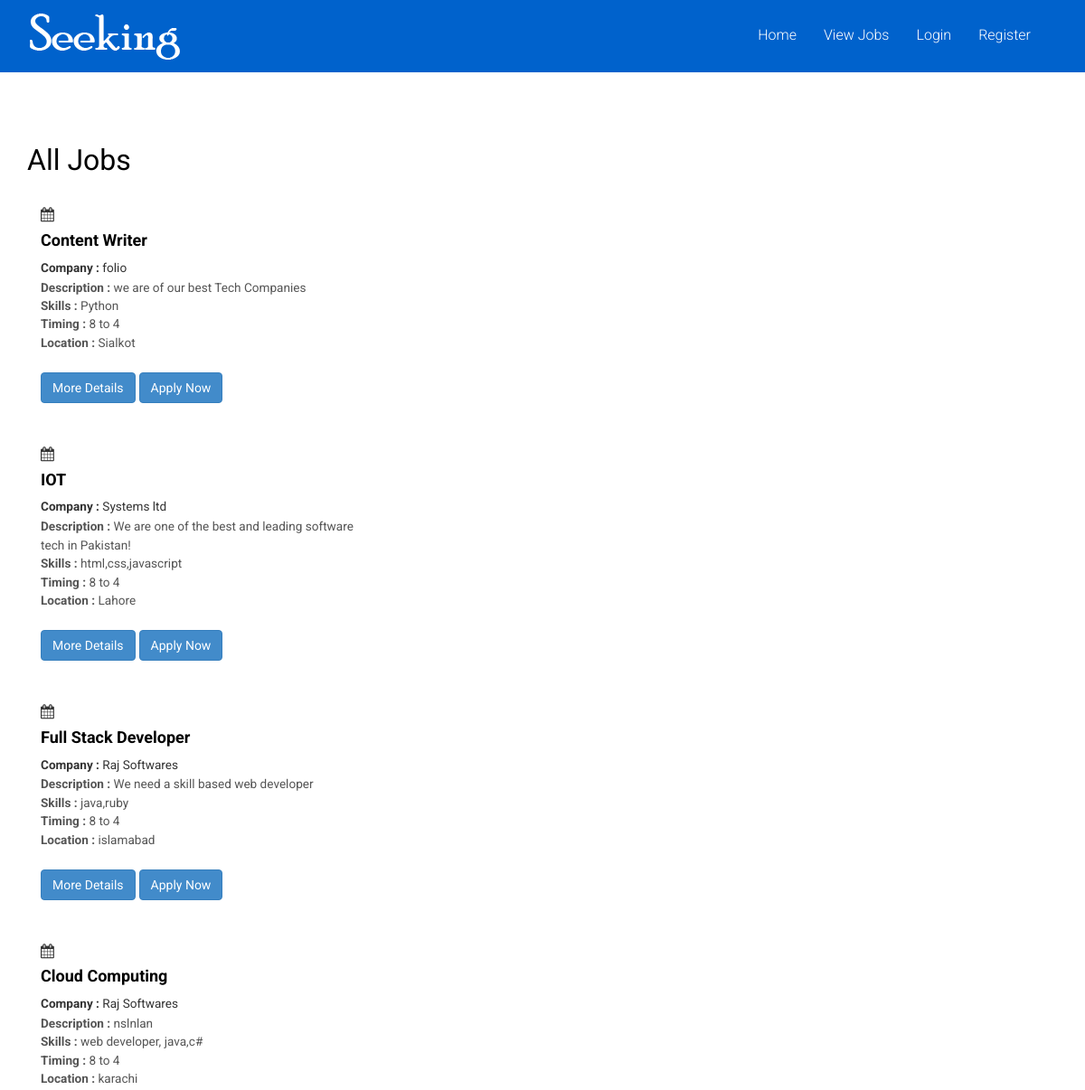
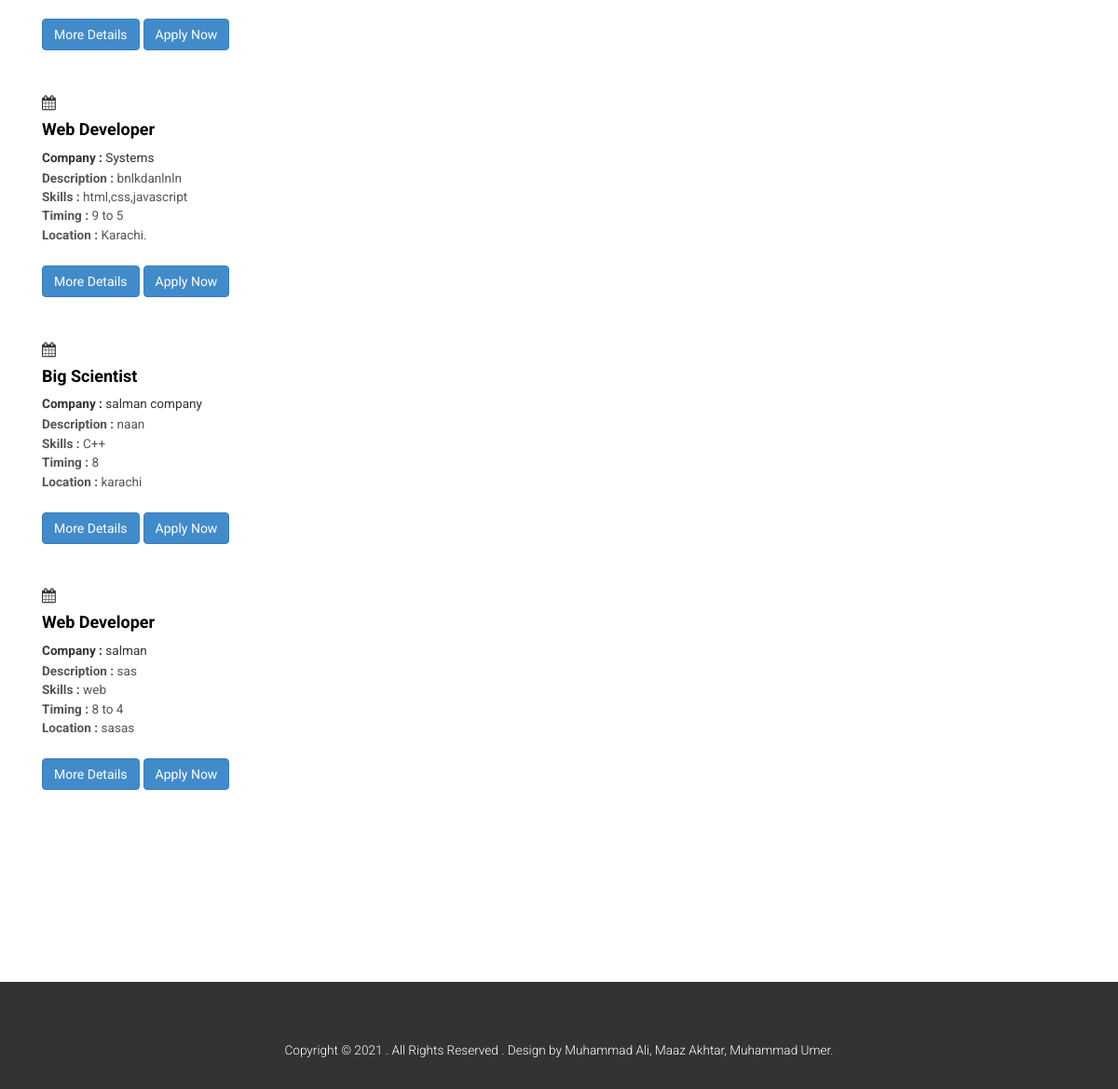
Screenshot of /viewjobs.php with the database file from the repository (2 pictures, top to bottom).
### tables this page shows
CREATE TABLE `jobs` (
  `jobid` int(11) NOT NULL,
  `name` varchar(50) NOT NULL,
  `description` varchar(500) NOT NULL,
  `skill` varchar(50) NOT NULL,
  `timing` varchar(50) NOT NULL,
  `date` date NOT NULL,
  `salary` int(11) NOT NULL,
  `location` varchar(50) NOT NULL,
  `catid` int(11) NOT NULL,
  `userid` int(11) NOT NULL,
  `nov` int(11) NOT NULL,
  `jobstatus` varchar(50) NOT NULL
);

CREATE TABLE `categories` (
  `catid` int(11) NOT NULL,
  `name` varchar(50) NOT NULL,
  `catstatus` varchar(50) NOT NULL
);

### viewjobs.php (the view, shortened to what this page needs)
<!DOCTYPE html>
<html lang="en">
<head>
</head>
<body>
<?php include('header.php'); ?>
<?php include('connection.php'); ?>
<div class="container">
    <div class="single">
        <div class="box_1">
            <h3>All Jobs</h3>
            <?php
                $sql= "SELECT jobs.jobid,jobs.name,categories.name as 'catname',jobs.description,jobs.skill,jobs.timing,jobs.salary,jobs.location,jobs.date
                from jobs
                INNER JOIN categories ON categories.catid = jobs.catid
                ORDER by jobs.jobid DESC";
                $rs= mysqli_query($con,$sql);
                while($jobdata= mysqli_fetch_array($rs)){
            ?>
            <div class="col-md-4 icon-services">
                <div class="icon">
                    <i class="fa fa-calendar"></i>
                </div>
                <div class="icon-box-body">
                    <h4><b><?= $jobdata['catname'] ?></b></h4>
                    <small><b>Company : </b><?= $jobdata['name'] ?></small>
                    <p><b>Description : </b><?= $jobdata['description'] ?></p>
                    <p><b>Skills : </b><?= $jobdata['skill'] ?></p>
                    <p><b>Timing : </b><?= $jobdata['timing'] ?></p>
                    <p><b>Location : </b><?= $jobdata['location'] ?></p>
                    <br>
                    <div>
                        <a href="singlejob.php?jobid=<?=$jobdata['jobid']?>" class="btn btn-primary"> More Details</a>
                        <a href="apply.php?jobid=<?=$jobdata['jobid']?>" class="btn btn-primary"> Apply Now</a>
                    </div>
                    <br>
                    <br>
                </div>
            </div>
            <div class="clearfix">
            </div>
            <?php
                }
            ?>
        </div>
    </div>
</div>
<?php include('footer.php'); ?>
</body>
</html>

### header.php (shortened to what this page needs)
<link href="css/bootstrap-3.1.1.min.css" rel='stylesheet' type='text/css' />
<link href="css/style.css" rel='stylesheet' type='text/css' />
<link href="css/font-awesome.css" rel="stylesheet">
<nav class="navbar navbar-default" role="navigation">
	<div class="container">
	    <div class="navbar-header">
	        <a class="navbar-brand" href="index.php"><img src="images/logo.png" alt=""></a>
	    </div>
	    <div class="navbar-collapse collapse" id="bs-example-navbar-collapse-1" style="height: 1px;">
	        <ul class="nav navbar-nav">
<?php
$type=$_SESSION['type'];
if(isset($_SESSION['type'])){
if($type == 1){
   echo '
    <li><a href="index.php">Home</a></li>
    <li><a href="jobs.php">Add Jobs</a></li>
	<li><a href="seekers.php">Job Seekers</a></li>
	<li><a href="viewapplications.php">View Application</a></li>
	<li><a href="myjobs.php">My Jobs</a></li>
	<li><a href="categories.php">Job Categories</a></li>
	<li><a href="profile.php">Profile</a></li>
	<li><a href="logout.php">Logout</a></li>
   ';
}else if($type == 2){
 echo '
	<li><a href="index.php">Home</a></li>
	<li><a href="appliedjobs.php">Applied Job</a></li>
	<li><a href="viewjobs.php">View Jobs</a></li>
	<li><a href="profile.php">Profile</a></li>
	<li><a href="logout.php">Logout</a></li>
 ';
}else if($type == 3){
	echo '
	   <li><a href="index.php">Home</a></li>
	   <li><a href="categories.php">Job Categories</a></li>
	   <li><a href="seekers.php">Job Seekers</a></li>
	   <li><a href="employers.php">Employers</a></li>
	   <li><a href="viewjobs.php">View Jobs</a></li>
	   <li><a href="logout.php">Logout</a></li>
	';
   }
}
else{
	echo '
		 <li><a href="index.php">Home</a></li>
		 <li><a href="viewjobs.php">View Jobs</a></li>
		 <li><a href="login.php">Login</a></li>
		 <li><a href="register.php">Register</a></li>
		';
	 }
?>
	        </ul>
	    </div>
	  </div>
	</nav>

### footer.php (shortened to what this page needs)
<div class="footer_bottom">
  <div class="container">
	<div class="copy">
		<p>Copyright © 2021 . All Rights Reserved . Design by <a href="http://www.muhammadaliwebsite.surge.sh/" target="_blank">Muhammad Ali, Maaz Akhtar, Muhammad Umer.</a> </p>
	</div>
  </div>
</div>

### css/style.css (style rules this page uses)
h4, h5, h6, h1, h2, h3 { margin-top: 0; }
ul, ol { margin: 0; }
p { margin: 0; }
html, body { font-family: 'Roboto', sans-serif; font-size: 100%; background:#fff; }
body a { transition:0.5s all; -webkit-transition:0.5s all; -moz-transition:0.5s all; -o-transition:0.5s all; -ms-transition:0.5s all; }
.navbar-default { background-color: #0062cc !important; border-color: #0062cc; border-radius: 0px; }
.navbar-default .navbar-nav > li > a { color: #fff; font-weight: 300; }
.navbar { min-height:100%; margin-bottom:0; }
.navbar-nav { margin: 18px 0 0 0; float:right; }
.navbar-brand { height:100%; padding:10px 15px; }
.navbar-nav > li > a { padding:10px 15px; }
.footer_bottom { padding:2em 0; background:#333; position: static; left: 0; bottom: 0; width: 100%; }
.copy { text-align:center; margin:2em 0 0 0; }
.copy p { color:#fff; font-size:0.85em; font-weight:300; }
.copy p a { color:#fff; }
.single { padding:5em 0; }
.box_1 { margin-bottom:5em; }
.box_2 h3, .box_1 h3, .box_3 h3 { color:#000; font-size:2em; margin-bottom:1em; font-weight: 400; }
.icon-box-body h4 { padding-top: 6px; margin-bottom: .5em; color:#000; font-weight: 400; }
.icon-box-body p { color:#555; font-size:0.85em; line-height:1.5em; }
.headings h1, h2,h3,h4,h5,h6 { font-weight:400; }

### rows the page displays
jobs: catid.name "Content Writer", name "folio", description "we are of our best Tech Companies", skill "Python", timing "8 to 4", location "Sialkot"
jobs: catid.name "IOT", name "Systems ltd", description "We are one of the best and leading software tech in Pakistan!", skill "html,css,javascript", timing "8 to 4", location "Lahore"
jobs: catid.name "Full Stack Developer", name "Raj Softwares", description "We need a skill based web developer", skill "java,ruby", timing "8 to 4", location "islamabad"
jobs: catid.name "Cloud Computing", name "Raj Softwares", description "nslnlan", skill "web developer, java,c#", timing "8 to 4", location "karachi"
jobs: catid.name "Web Developer", name "Systems", description "bnlkdanlnln", skill "html,css,javascript", timing "9 to 5", location "Karachi."
jobs: catid.name "Big Scientist", name "salman company", description "naan", skill "C++", timing "8", location "karachi"
jobs: catid.name "Web Developer", name "salman", description "sas", skill "web", timing "8 to 4", location "sasas"
